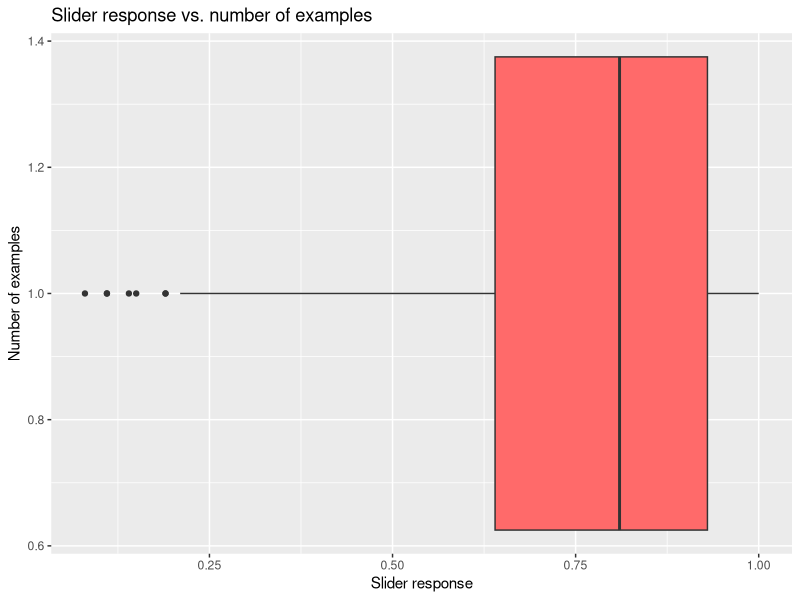
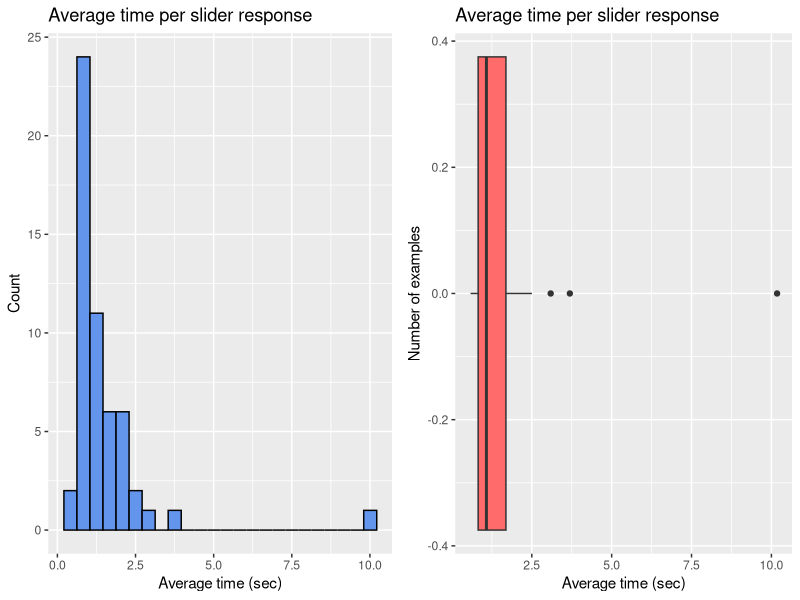
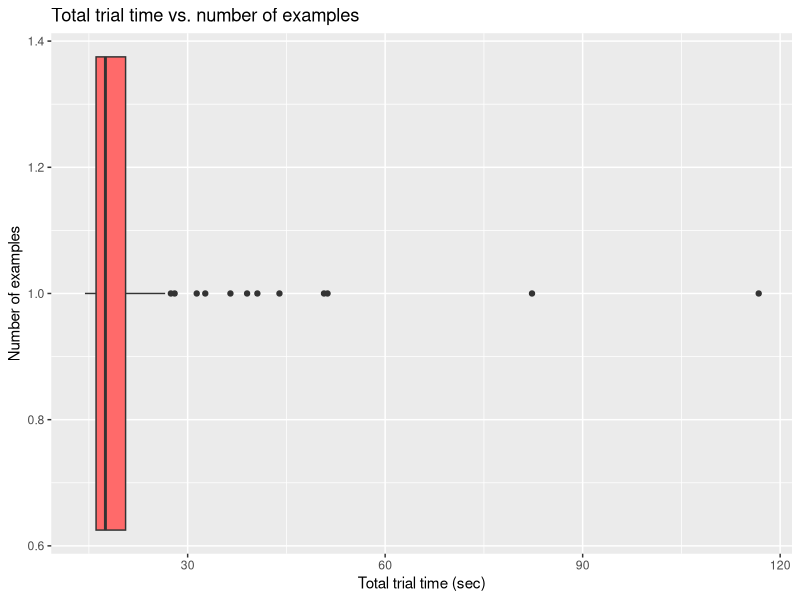
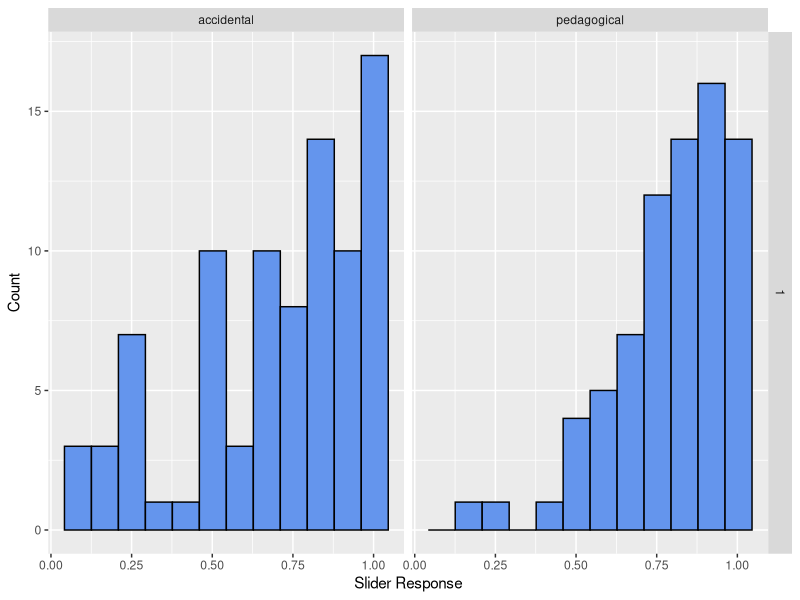
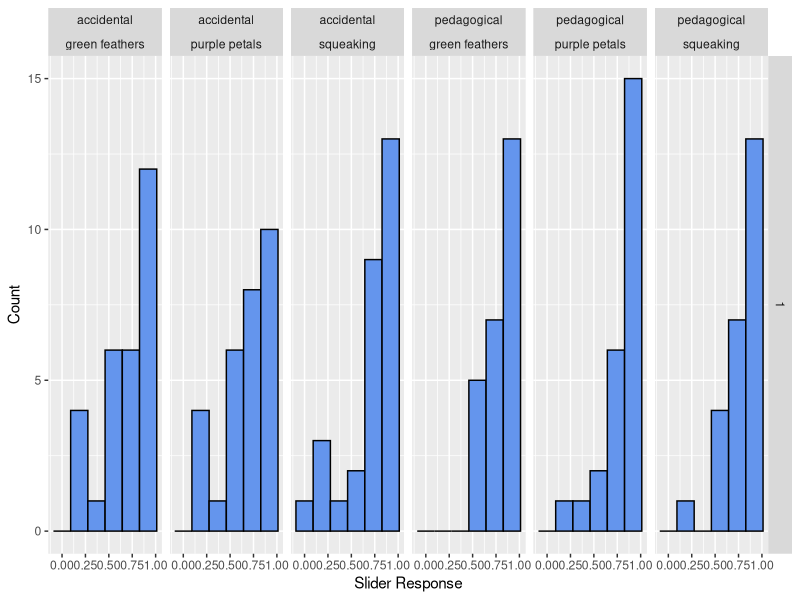
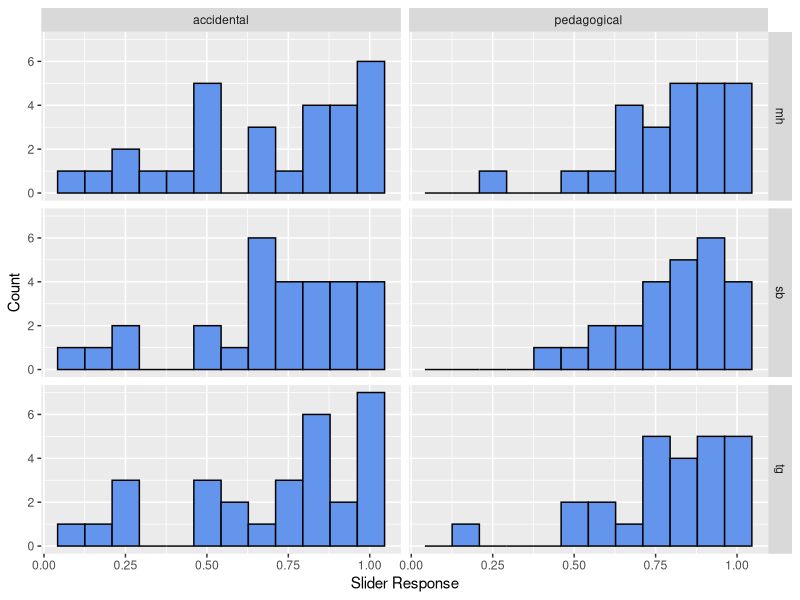

The R script that drew these images, in order:
## ---- chunk 1

library("ggplot2")
library("gridExtra")

## ---- chunk 2

catch_trials_dada <- read.csv("catch_trials_data.csv")
combined_trials_data <- read.csv("combined_trials_data.csv")
subject_info_data <- read.csv("subject_info_data.csv")

## ---- chunk 3

ggplot(data=combined_trials_data, aes(x=slider_response, y=n_examples, group=n_examples, fill=as.factor(n_examples))) + geom_boxplot() + labs(title="Slider response vs. number of examples", x="Slider response", y="Number of examples") + scale_fill_manual(values=c("indianred1", "lightgoldenrod1", "darkolivegreen2", "cornflowerblue")) + theme(legend.position="none")

## ---- chunk 4

# Initialize empty data frame for subject average time per trial
subject_average_time <- data.frame()

# Combine every three rows of trials_data, as there are three trials per participant
for(i in 1:nrow(combined_trials_data)) {
  three_row_sum <- 0
  
  # Add next term to sum of three rows
  three_row_sum <- three_row_sum + combined_trials_data[i, "slider_time_in_seconds"]
  three_row_average <- three_row_sum / 3
  
  # If this is the last of the grouping of three rows, add to subject_average_time data frame
  if((i %% 3) == 0) {
    subject_average_time <- rbind(subject_average_time, data.frame(three_row_average, combined_trials_data[i, "n_examples"]))
    three_row_sum <- 0
  }
}

# Rename columns (to make a human-readable histogram)
names(subject_average_time)[1] <- "time_in_seconds"
names(subject_average_time)[2] <- "n_examples"

# Create histogram
histogram <- ggplot(subject_average_time, aes(x=time_in_seconds)) + geom_histogram(fill="cornflowerblue", color="black", bins=24) + labs(title="Average time per slider response", x="Average time (sec)", y="Count")

box_plot <- ggplot(data=subject_average_time, aes(x=time_in_seconds, group=n_examples, fill=as.factor(n_examples))) + geom_boxplot() + labs(title="Average time per slider response", x="Average time (sec)", y="Number of examples") + scale_fill_manual(values=c("indianred1", "lightgoldenrod1", "darkolivegreen2", "cornflowerblue")) + theme(legend.position="none")

grid.arrange(histogram, box_plot, ncol=2)

## ---- chunk 5

ggplot(data=combined_trials_data, aes(x=trial_time_in_seconds, y=n_examples, group=n_examples, fill=as.factor(n_examples))) + geom_boxplot() + labs(title="Total trial time vs. number of examples", x="Total trial time (sec)", y="Number of examples") + scale_fill_manual(values=c("indianred1", "lightgoldenrod1", "darkolivegreen2", "cornflowerblue")) + theme(legend.position="none")

## ---- chunk 6

ggplot(combined_trials_data, aes(x=slider_response)) + geom_histogram(fill="cornflowerblue", color="black", bins=12) + labs(x="Slider Response", y="Count") + facet_grid(n_examples ~ item_presentation_condition)

## ---- chunk 7

ggplot(combined_trials_data, aes(x=slider_response)) + geom_histogram(fill="cornflowerblue", color="black", bins=6) + labs(x="Slider Response", y="Count") + facet_grid(n_examples ~ item_presentation_condition+property)

## ---- chunk 8

ggplot(combined_trials_data, aes(x=slider_response)) + geom_histogram(fill="cornflowerblue", color="black", bins=12) + labs(x="Slider Response", y="Count") + facet_grid(speaker ~ item_presentation_condition)

